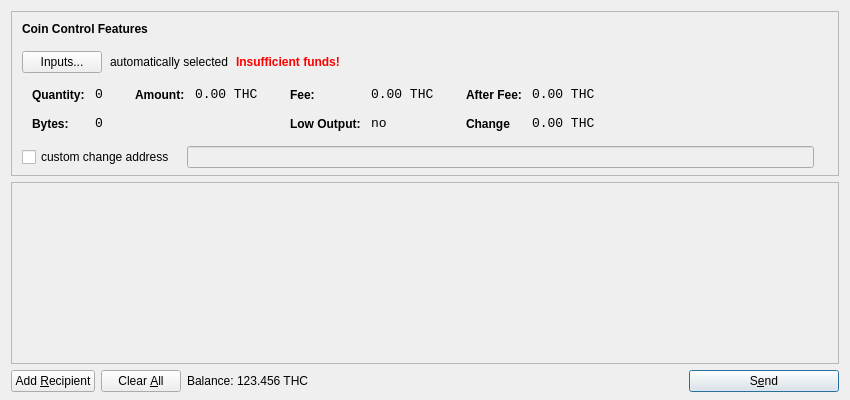
<?xml version="1.0" encoding="UTF-8"?>
<ui version="4.0">
 <class>SendCoinsDialog</class>
 <widget class="QDialog" name="SendCoinsDialog">
  <property name="geometry">
   <rect>
    <x>0</x>
    <y>0</y>
    <width>850</width>
    <height>400</height>
   </rect>
  </property>
  <property name="windowTitle">
   <string>Send Coins</string>
  </property>
  <layout class="QVBoxLayout" name="verticalLayout" stretch="0,1,0">
   <property name="bottomMargin">
    <number>8</number>
   </property>
   <item>
    <widget class="QFrame" name="frameCoinControl">
     <property name="sizePolicy">
      <sizepolicy hsizetype="Expanding" vsizetype="Expanding">
       <horstretch>0</horstretch>
       <verstretch>0</verstretch>
      </sizepolicy>
     </property>
     <property name="maximumSize">
      <size>
       <width>16777215</width>
       <height>16777215</height>
      </size>
     </property>
     <property name="frameShape">
      <enum>QFrame::StyledPanel</enum>
     </property>
     <property name="frameShadow">
      <enum>QFrame::Sunken</enum>
     </property>
     <layout class="QVBoxLayout" name="verticalLayoutCoinControl2">
      <property name="spacing">
       <number>-1</number>
      </property>
      <property name="leftMargin">
       <number>0</number>
      </property>
      <property name="topMargin">
       <number>0</number>
      </property>
      <property name="rightMargin">
       <number>0</number>
      </property>
      <property name="bottomMargin">
       <number>6</number>
      </property>
      <item>
       <layout class="QVBoxLayout" name="verticalLayoutCoinControl" stretch="0,0,0,0,1">
        <property name="spacing">
         <number>0</number>
        </property>
        <property name="leftMargin">
         <number>10</number>
        </property>
        <property name="topMargin">
         <number>10</number>
        </property>
        <item>
         <layout class="QHBoxLayout" name="horizontalLayoutCoinControl1">
          <property name="bottomMargin">
           <number>15</number>
          </property>
          <item>
           <widget class="QLabel" name="labelCoinControlFeatures">
            <property name="sizePolicy">
             <sizepolicy hsizetype="Preferred" vsizetype="Maximum">
              <horstretch>0</horstretch>
              <verstretch>0</verstretch>
             </sizepolicy>
            </property>
            <property name="font">
             <font>
              <weight>75</weight>
              <bold>true</bold>
             </font>
            </property>
            <property name="styleSheet">
             <string notr="true">font-weight:bold;</string>
            </property>
            <property name="text">
             <string>Coin Control Features</string>
            </property>
           </widget>
          </item>
         </layout>
        </item>
        <item>
         <layout class="QHBoxLayout" name="horizontalLayoutCoinControl2" stretch="0,0,0,0">
          <property name="spacing">
           <number>8</number>
          </property>
          <property name="bottomMargin">
           <number>10</number>
          </property>
          <item>
           <widget class="QPushButton" name="pushButtonCoinControl">
            <property name="styleSheet">
             <string notr="true"/>
            </property>
            <property name="text">
             <string>Inputs...</string>
            </property>
           </widget>
          </item>
          <item>
           <widget class="QLabel" name="labelCoinControlAutomaticallySelected">
            <property name="text">
             <string>automatically selected</string>
            </property>
            <property name="margin">
             <number>5</number>
            </property>
           </widget>
          </item>
          <item>
           <widget class="QLabel" name="labelCoinControlInsuffFunds">
            <property name="font">
             <font>
              <weight>75</weight>
              <bold>true</bold>
             </font>
            </property>
            <property name="styleSheet">
             <string notr="true">color:red;font-weight:bold;</string>
            </property>
            <property name="text">
             <string>Insufficient funds!</string>
            </property>
            <property name="margin">
             <number>5</number>
            </property>
           </widget>
          </item>
          <item>
           <spacer name="horizontalSpacerCoinControl">
            <property name="orientation">
             <enum>Qt::Horizontal</enum>
            </property>
            <property name="sizeHint" stdset="0">
             <size>
              <width>40</width>
              <height>1</height>
             </size>
            </property>
           </spacer>
          </item>
         </layout>
        </item>
        <item>
         <widget class="QWidget" name="widgetCoinControl" native="true">
          <property name="sizePolicy">
           <sizepolicy hsizetype="Preferred" vsizetype="Preferred">
            <horstretch>0</horstretch>
            <verstretch>0</verstretch>
           </sizepolicy>
          </property>
          <property name="minimumSize">
           <size>
            <width>0</width>
            <height>0</height>
           </size>
          </property>
          <property name="styleSheet">
           <string notr="true"/>
          </property>
          <layout class="QHBoxLayout" name="horizontalLayoutCoinControl5">
           <property name="margin">
            <number>0</number>
           </property>
           <item>
            <layout class="QHBoxLayout" name="horizontalLayoutCoinControl3" stretch="0,0,0,1">
             <property name="spacing">
              <number>20</number>
             </property>
             <property name="topMargin">
              <number>0</number>
             </property>
             <property name="bottomMargin">
              <number>10</number>
             </property>
             <item>
              <layout class="QFormLayout" name="formLayoutCoinControl1">
               <property name="horizontalSpacing">
                <number>10</number>
               </property>
               <property name="verticalSpacing">
                <number>14</number>
               </property>
               <property name="leftMargin">
                <number>10</number>
               </property>
               <property name="topMargin">
                <number>4</number>
               </property>
               <property name="rightMargin">
                <number>6</number>
               </property>
               <item row="0" column="0">
                <widget class="QLabel" name="labelCoinControlQuantityText">
                 <property name="styleSheet">
                  <string notr="true">font-weight:bold;</string>
                 </property>
                 <property name="text">
                  <string>Quantity:</string>
                 </property>
                 <property name="margin">
                  <number>0</number>
                 </property>
                </widget>
               </item>
               <item row="0" column="1">
                <widget class="QLabel" name="labelCoinControlQuantity">
                 <property name="font">
                  <font>
                   <family>Monospace</family>
                   <pointsize>10</pointsize>
                  </font>
                 </property>
                 <property name="cursor">
                  <cursorShape>IBeamCursor</cursorShape>
                 </property>
                 <property name="contextMenuPolicy">
                  <enum>Qt::ActionsContextMenu</enum>
                 </property>
                 <property name="text">
                  <string>0</string>
                 </property>
                 <property name="margin">
                  <number>0</number>
                 </property>
                 <property name="textInteractionFlags">
                  <set>Qt::LinksAccessibleByMouse|Qt::TextSelectableByKeyboard|Qt::TextSelectableByMouse</set>
                 </property>
                </widget>
               </item>
               <item row="1" column="0">
                <widget class="QLabel" name="labelCoinControlBytesText">
                 <property name="styleSheet">
                  <string notr="true">font-weight:bold;</string>
                 </property>
                 <property name="text">
                  <string>Bytes:</string>
                 </property>
                </widget>
               </item>
               <item row="1" column="1">
                <widget class="QLabel" name="labelCoinControlBytes">
                 <property name="font">
                  <font>
                   <family>Monospace</family>
                   <pointsize>10</pointsize>
                  </font>
                 </property>
                 <property name="cursor">
                  <cursorShape>IBeamCursor</cursorShape>
                 </property>
                 <property name="contextMenuPolicy">
                  <enum>Qt::ActionsContextMenu</enum>
                 </property>
                 <property name="text">
                  <string>0</string>
                 </property>
                 <property name="textInteractionFlags">
                  <set>Qt::LinksAccessibleByMouse|Qt::TextSelectableByKeyboard|Qt::TextSelectableByMouse</set>
                 </property>
                </widget>
               </item>
              </layout>
             </item>
             <item>
              <layout class="QFormLayout" name="formLayoutCoinControl2">
               <property name="horizontalSpacing">
                <number>10</number>
               </property>
               <property name="verticalSpacing">
                <number>14</number>
               </property>
               <property name="leftMargin">
                <number>6</number>
               </property>
               <property name="topMargin">
                <number>4</number>
               </property>
               <property name="rightMargin">
                <number>6</number>
               </property>
               <item row="0" column="0">
                <widget class="QLabel" name="labelCoinControlAmountText">
                 <property name="styleSheet">
                  <string notr="true">font-weight:bold;</string>
                 </property>
                 <property name="text">
                  <string>Amount:</string>
                 </property>
                 <property name="margin">
                  <number>0</number>
                 </property>
                </widget>
               </item>
               <item row="0" column="1">
                <widget class="QLabel" name="labelCoinControlAmount">
                 <property name="font">
                  <font>
                   <family>Monospace</family>
                   <pointsize>10</pointsize>
                  </font>
                 </property>
                 <property name="cursor">
                  <cursorShape>IBeamCursor</cursorShape>
                 </property>
                 <property name="contextMenuPolicy">
                  <enum>Qt::ActionsContextMenu</enum>
                 </property>
                 <property name="text">
                  <string notr="true">0.00 THC</string>
                 </property>
                 <property name="textInteractionFlags">
                  <set>Qt::LinksAccessibleByMouse|Qt::TextSelectableByKeyboard|Qt::TextSelectableByMouse</set>
                 </property>
                </widget>
               </item>
              </layout>
             </item>
             <item>
              <layout class="QFormLayout" name="formLayoutCoinControl3">
               <property name="horizontalSpacing">
                <number>10</number>
               </property>
               <property name="verticalSpacing">
                <number>14</number>
               </property>
               <property name="leftMargin">
                <number>6</number>
               </property>
               <property name="topMargin">
                <number>4</number>
               </property>
               <property name="rightMargin">
                <number>6</number>
               </property>
               <item row="0" column="0">
                <widget class="QLabel" name="labelCoinControlFeeText">
                 <property name="styleSheet">
                  <string notr="true">font-weight:bold;</string>
                 </property>
                 <property name="text">
                  <string>Fee:</string>
                 </property>
                 <property name="margin">
                  <number>0</number>
                 </property>
                </widget>
               </item>
               <item row="0" column="1">
                <widget class="QLabel" name="labelCoinControlFee">
                 <property name="font">
                  <font>
                   <family>Monospace</family>
                   <pointsize>10</pointsize>
                  </font>
                 </property>
                 <property name="cursor">
                  <cursorShape>IBeamCursor</cursorShape>
                 </property>
                 <property name="contextMenuPolicy">
                  <enum>Qt::ActionsContextMenu</enum>
                 </property>
                 <property name="text">
                  <string notr="true">0.00 THC</string>
                 </property>
                 <property name="textInteractionFlags">
                  <set>Qt::LinksAccessibleByMouse|Qt::TextSelectableByKeyboard|Qt::TextSelectableByMouse</set>
                 </property>
                </widget>
               </item>
               <item row="1" column="0">
                <widget class="QLabel" name="labelCoinControlLowOutputText">
                 <property name="styleSheet">
                  <string notr="true">font-weight:bold;</string>
                 </property>
                 <property name="text">
                  <string>Low Output:</string>
                 </property>
                </widget>
               </item>
               <item row="1" column="1">
                <widget class="QLabel" name="labelCoinControlLowOutput">
                 <property name="font">
                  <font>
                   <family>Monospace</family>
                   <pointsize>10</pointsize>
                  </font>
                 </property>
                 <property name="cursor">
                  <cursorShape>IBeamCursor</cursorShape>
                 </property>
                 <property name="contextMenuPolicy">
                  <enum>Qt::ActionsContextMenu</enum>
                 </property>
                 <property name="text">
                  <string>no</string>
                 </property>
                 <property name="textInteractionFlags">
                  <set>Qt::LinksAccessibleByMouse|Qt::TextSelectableByKeyboard|Qt::TextSelectableByMouse</set>
                 </property>
                </widget>
               </item>
              </layout>
             </item>
             <item>
              <layout class="QFormLayout" name="formLayoutCoinControl4">
               <property name="horizontalSpacing">
                <number>10</number>
               </property>
               <property name="verticalSpacing">
                <number>14</number>
               </property>
               <property name="leftMargin">
                <number>6</number>
               </property>
               <property name="topMargin">
                <number>4</number>
               </property>
               <property name="rightMargin">
                <number>6</number>
               </property>
               <item row="0" column="0">
                <widget class="QLabel" name="labelCoinControlAfterFeeText">
                 <property name="styleSheet">
                  <string notr="true">font-weight:bold;</string>
                 </property>
                 <property name="text">
                  <string>After Fee:</string>
                 </property>
                 <property name="margin">
                  <number>0</number>
                 </property>
                </widget>
               </item>
               <item row="0" column="1">
                <widget class="QLabel" name="labelCoinControlAfterFee">
                 <property name="font">
                  <font>
                   <family>Monospace</family>
                   <pointsize>10</pointsize>
                  </font>
                 </property>
                 <property name="cursor">
                  <cursorShape>IBeamCursor</cursorShape>
                 </property>
                 <property name="contextMenuPolicy">
                  <enum>Qt::ActionsContextMenu</enum>
                 </property>
                 <property name="text">
                  <string notr="true">0.00 THC</string>
                 </property>
                 <property name="textInteractionFlags">
                  <set>Qt::LinksAccessibleByMouse|Qt::TextSelectableByKeyboard|Qt::TextSelectableByMouse</set>
                 </property>
                </widget>
               </item>
               <item row="1" column="0">
                <widget class="QLabel" name="labelCoinControlChangeText">
                 <property name="styleSheet">
                  <string notr="true">font-weight:bold;</string>
                 </property>
                 <property name="text">
                  <string>Change</string>
                 </property>
                </widget>
               </item>
               <item row="1" column="1">
                <widget class="QLabel" name="labelCoinControlChange">
                 <property name="font">
                  <font>
                   <family>Monospace</family>
                   <pointsize>10</pointsize>
                  </font>
                 </property>
                 <property name="cursor">
                  <cursorShape>IBeamCursor</cursorShape>
                 </property>
                 <property name="contextMenuPolicy">
                  <enum>Qt::ActionsContextMenu</enum>
                 </property>
                 <property name="text">
                  <string notr="true">0.00 THC</string>
                 </property>
                 <property name="textInteractionFlags">
                  <set>Qt::LinksAccessibleByMouse|Qt::TextSelectableByKeyboard|Qt::TextSelectableByMouse</set>
                 </property>
                </widget>
               </item>
              </layout>
             </item>
            </layout>
           </item>
          </layout>
         </widget>
        </item>
        <item>
         <layout class="QHBoxLayout" name="horizontalLayoutCoinControl4" stretch="0,0,0">
          <property name="spacing">
           <number>12</number>
          </property>
          <property name="sizeConstraint">
           <enum>QLayout::SetDefaultConstraint</enum>
          </property>
          <property name="topMargin">
           <number>5</number>
          </property>
          <property name="rightMargin">
           <number>5</number>
          </property>
          <item>
           <widget class="QCheckBox" name="checkBoxCoinControlChange">
            <property name="text">
             <string>custom change address</string>
            </property>
           </widget>
          </item>
          <item>
           <widget class="QLineEdit" name="lineEditCoinControlChange">
            <property name="enabled">
             <bool>false</bool>
            </property>
            <property name="sizePolicy">
             <sizepolicy hsizetype="Expanding" vsizetype="Fixed">
              <horstretch>0</horstretch>
              <verstretch>0</verstretch>
             </sizepolicy>
            </property>
           </widget>
          </item>
          <item>
           <widget class="QLabel" name="labelCoinControlChangeLabel">
            <property name="sizePolicy">
             <sizepolicy hsizetype="Preferred" vsizetype="Expanding">
              <horstretch>0</horstretch>
              <verstretch>0</verstretch>
             </sizepolicy>
            </property>
            <property name="minimumSize">
             <size>
              <width>0</width>
              <height>0</height>
             </size>
            </property>
            <property name="text">
             <string/>
            </property>
            <property name="margin">
             <number>3</number>
            </property>
           </widget>
          </item>
         </layout>
        </item>
        <item>
         <spacer name="verticalSpacerCoinControl">
          <property name="orientation">
           <enum>Qt::Vertical</enum>
          </property>
          <property name="sizeHint" stdset="0">
           <size>
            <width>800</width>
            <height>1</height>
           </size>
          </property>
         </spacer>
        </item>
       </layout>
      </item>
     </layout>
    </widget>
   </item>
   <item>
    <widget class="QScrollArea" name="scrollArea">
     <property name="widgetResizable">
      <bool>true</bool>
     </property>
     <widget class="QWidget" name="scrollAreaWidgetContents">
      <property name="geometry">
       <rect>
        <x>0</x>
        <y>0</y>
        <width>830</width>
        <height>165</height>
       </rect>
      </property>
      <layout class="QVBoxLayout" name="verticalLayout_2">
       <property name="margin">
        <number>0</number>
       </property>
       <item>
        <layout class="QVBoxLayout" name="entries">
         <property name="spacing">
          <number>6</number>
         </property>
        </layout>
       </item>
       <item>
        <spacer name="verticalSpacer">
         <property name="orientation">
          <enum>Qt::Vertical</enum>
         </property>
         <property name="sizeHint" stdset="0">
          <size>
           <width>20</width>
           <height>40</height>
          </size>
         </property>
        </spacer>
       </item>
      </layout>
     </widget>
    </widget>
   </item>
   <item>
    <layout class="QHBoxLayout" name="horizontalLayout">
     <item>
      <widget class="QPushButton" name="addButton">
       <property name="toolTip">
        <string>Send to multiple recipients at once</string>
       </property>
       <property name="text">
        <string>Add &amp;Recipient</string>
       </property>
       <property name="autoDefault">
        <bool>false</bool>
       </property>
      </widget>
     </item>
     <item>
      <widget class="QPushButton" name="clearButton">
       <property name="sizePolicy">
        <sizepolicy hsizetype="Minimum" vsizetype="Fixed">
         <horstretch>0</horstretch>
         <verstretch>0</verstretch>
        </sizepolicy>
       </property>
       <property name="toolTip">
        <string>Remove all transaction fields</string>
       </property>
       <property name="text">
        <string>Clear &amp;All</string>
       </property>
       <property name="autoRepeatDelay">
        <number>300</number>
       </property>
       <property name="autoDefault">
        <bool>false</bool>
       </property>
      </widget>
     </item>
     <item>
      <layout class="QHBoxLayout" name="horizontalLayout_2">
       <property name="spacing">
        <number>3</number>
       </property>
       <item>
        <widget class="QLabel" name="label">
         <property name="sizePolicy">
          <sizepolicy hsizetype="Preferred" vsizetype="Fixed">
           <horstretch>0</horstretch>
           <verstretch>0</verstretch>
          </sizepolicy>
         </property>
         <property name="text">
          <string>Balance:</string>
         </property>
        </widget>
       </item>
       <item>
        <widget class="QLabel" name="labelBalance">
         <property name="sizePolicy">
          <sizepolicy hsizetype="Preferred" vsizetype="Fixed">
           <horstretch>0</horstretch>
           <verstretch>0</verstretch>
          </sizepolicy>
         </property>
         <property name="cursor">
          <cursorShape>IBeamCursor</cursorShape>
         </property>
         <property name="text">
          <string notr="true">123.456 THC</string>
         </property>
         <property name="textInteractionFlags">
          <set>Qt::LinksAccessibleByMouse|Qt::TextSelectableByKeyboard|Qt::TextSelectableByMouse</set>
         </property>
        </widget>
       </item>
      </layout>
     </item>
     <item>
      <spacer name="horizontalSpacer">
       <property name="orientation">
        <enum>Qt::Horizontal</enum>
       </property>
       <property name="sizeHint" stdset="0">
        <size>
         <width>40</width>
         <height>20</height>
        </size>
       </property>
      </spacer>
     </item>
     <item>
      <widget class="QPushButton" name="sendButton">
       <property name="minimumSize">
        <size>
         <width>150</width>
         <height>0</height>
        </size>
       </property>
       <property name="toolTip">
        <string>Confirm the send action</string>
       </property>
       <property name="text">
        <string>S&amp;end</string>
       </property>
       <property name="icon">
        <iconset resource="../bitcoin.qrc">
         <normaloff>:/icons/send</normaloff>:/icons/send</iconset>
       </property>
       <property name="default">
        <bool>true</bool>
       </property>
      </widget>
     </item>
    </layout>
   </item>
  </layout>
 </widget>
 <resources>
  <include location="../bitcoin.qrc"/>
 </resources>
 <connections/>
</ui>
